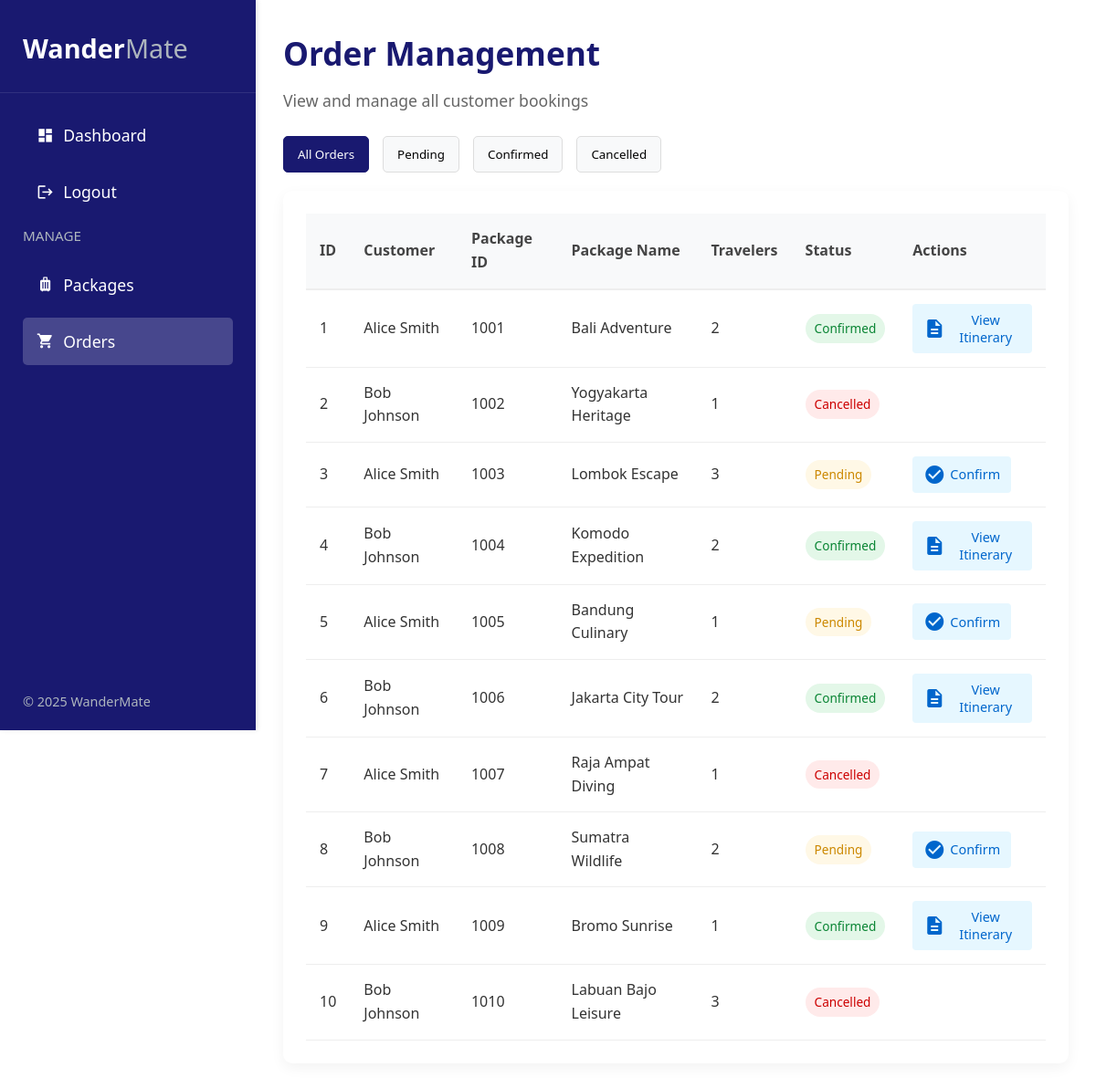
Screenshot of /order-management.php (signed in) with the database file from the repository.
### tables this page shows
CREATE TABLE `orders`
(
    `id`             INT AUTO_INCREMENT NOT NULL,
    `booking_date`   DATETIME           NOT NULL DEFAULT CURRENT_TIMESTAMP,
    `departure_date` DATETIME           NOT NULL,
    `amount`         INT                NOT NULL,
    `request`        VARCHAR(100),
    `customer_id`    INT,
    `package_id`     INT                NOT NULL,
    `status_id`      INT,
    `itinerary_url`  VARCHAR(100),
    CONSTRAINT `orders_PKC` PRIMARY KEY (`id`)
);

CREATE TABLE `users`
(
    `id`       INT AUTO_INCREMENT NOT NULL,
    `name`     VARCHAR(200)       NOT NULL,
    `email`    VARCHAR(200)       NOT NULL,
    `phone`    VARCHAR(20),
    `password` VARCHAR(100)       NOT NULL,
    `role_id`  INT                NOT NULL,
    CONSTRAINT `users_PKC` PRIMARY KEY (`id`)
);

CREATE TABLE `packages`
(
    `id`             INT AUTO_INCREMENT NOT NULL,
    `name`           VARCHAR(30)        NOT NULL,
    `subtitle`       VARCHAR(50),
    `price`          INT                NOT NULL,
    `group_size`     INT                NOT NULL,
    `duration`       VARCHAR(20)        NOT NULL,
    `start_location` VARCHAR(50)        NOT NULL,
    `end_location`   VARCHAR(50)        NOT NULL,
    `description`    TEXT,
    `highlights`     TEXT,
    `includes`       TEXT,
    `excludes`       TEXT,
    `itinerary`      TEXT,
    CONSTRAINT `packages_PKC` PRIMARY KEY (`id`)
);

CREATE TABLE `statuses`
(
    `id`   INT         NOT NULL,
    `name` VARCHAR(20) NOT NULL,
    CONSTRAINT `statuses_PKC` PRIMARY KEY (`id`)
);

### order-management.php (the view, shortened to what this page needs)
<!DOCTYPE html>
<html lang="en">
<head>
</head>
<body>
    <div class="dashboard-container">
        <aside class="sidebar">
            <div class="sidebar-brand">
                <h2>Wander<span>Mate</span></h2>
            </div>
            <div class="sidebar-menu">
                <ul>
                    <li>
                        <a
                            href="dashboard.php"
                            class="nav-link"
                        >
                            <span class="material-icons icon">dashboard</span>
                            <span>Dashboard</span>
                        </a>
                    </li>
                </ul>
                <ul>
                    <li>
                        <a
                            href="logout.php"
                            class="nav-link"
                        >
                            <span class="material-icons icon">logout</span>
                            <span>Logout</span>
                        </a>
                    </li>
                </ul>
                <h3>Manage</h3>
                <ul>
                    <li>
                        <a
                            href="package-management.php"
                            class="nav-link"
                        >
                            <span class="material-icons icon">luggage</span>
                            <span>Packages</span>
                        </a>
                    </li>
                    <li>
                        <a
                            href="order-management.php"
                            class="nav-link active"
                        >
                            <span class="material-icons icon">shopping_cart</span>
                            <span>Orders</span>
                        </a>
                    </li>
                </ul>
            </div>
            <div class="sidebar-footer">
                <p>&copy; 2025 WanderMate</p>
            </div>
        </aside>
        <main>
            <div class="page-header">
                <h1 class="page-title">Order Management</h1>
                <p class="page-subtitle">View and manage all customer bookings</p>
            </div>
            <div class="filter-container">
                <button
                    class="filter-btn active"
                    data-filter="all"
                >All Orders
                </button>
                <button
                    class="filter-btn"
                    data-filter="pending"
                >Pending
                </button>
                <button
                    class="filter-btn"
                    data-filter="confirmed"
                >Confirmed
                </button>
                <button
                    class="filter-btn"
                    data-filter="cancelled"
                >Cancelled
                </button>
            </div>
            <?php
            $conn = new mysqli('localhost', 'root', '', 'wandermate');
            $sql = "SELECT o.id, o.customer_id, u.name AS customer_name, u.email, u.phone, o.package_id, p.name AS package_name, o.amount AS travelers, o.departure_date, o.booking_date, s.name AS status, o.request AS special_requests, o.amount * p.price AS total_price, o.itinerary_url AS itinerary_file
                    FROM orders o
                    LEFT JOIN users u ON o.customer_id = u.id
                    LEFT JOIN packages p ON o.package_id = p.id
                    LEFT JOIN statuses s ON o.status_id = s.id
                    ORDER BY o.booking_date";
            $result = $conn->query($sql);
            $orders = [];
            if ($result && $result->num_rows > 0) {
                while ($row = $result->fetch_assoc()) {
                    $orders[] = $row;
                }
            }
            ?>
            <div class="orders-container">
                <table class="orders-table">
                    <thead>
                        <tr>
                            <th>ID</th>
                            <th>Customer</th>
                            <th>Package ID</th>
                            <th>Package Name</th>
                            <th>Travelers</th>
                            <th>Status</th>
                            <th>Actions</th>
                        </tr>
                    </thead>
                    <tbody id="orders-table-body">
                        <?php foreach ($orders as &$order): ?>
                            <?php
                            if ($order['status'] === NULL) {
                                $order['status'] = 'pending';
                            } else {
                                $order['status'] = strtolower($order['status']);
                            }
                            ?>
                            <tr
                                class="order-row"
                                data-order-id="<?php echo $order['id']; ?>"
                                data-status="<?php echo $order['status']; ?>"
                                data-order="<?php echo htmlspecialchars(json_encode($order)); ?>"
                            >
                                <td><?php echo $order['id']; ?></td>
                                <td><?php echo htmlspecialchars($order['customer_name']); ?></td>
                                <td><?php echo $order['package_id']; ?></td>
                                <td><?php echo htmlspecialchars($order['package_name']); ?></td>
                                <td><?php echo $order['travelers']; ?></td>
                                <td>
                                    <span class="status-badge status-<?php echo $order['status']; ?>">
                                        <?php echo ucfirst($order['status']); ?>
                                    </span>
                                </td>
                                <td>
                                    <div class="action-buttons">
                                        <?php if ($order['status'] === 'pending'): ?>
                                            <button
                                                class="action-btn btn-confirm"
                                                onclick="openConfirmOrderModal(event, <?php echo htmlspecialchars(json_encode($order)); ?>)"
                                            >
                                                <span class="material-icons">check_circle</span>
                                                Confirm
                                            </button>
                                        <?php elseif ($order['status'] === 'confirmed'): ?>
                                            <button
                                                class="action-btn btn-confirm"
                                                onclick="viewItinerary(event, '<?php echo $order['itinerary_file']; ?>', <?php echo $order['id']; ?>)"
                                            >
                                                <span class="material-icons">description</span>
                                                View Itinerary
                                            </button>
                                        <?php endif; ?>
                                    </div>
                                </td>
                            </tr>
                        <?php endforeach; ?>
                    </tbody>
                </table>
            </div>
        </main>
    </div>
</body>
</html>

### order-management.php (style rules this page uses)
html { scroll-behavior: smooth; }
* { margin: 0; padding: 0; box-sizing: border-box; font-family: 'Segoe UI', Tahoma, Geneva, Verdana, sans-serif; }
body { background-color: #fff; color: #000; line-height: 1.6; }
.dashboard-container { min-height: 100vh; display: flex; }
.sidebar { width: 280px; background-color: midnightblue; color: white; padding: 30px 0; height: 100vh; position: fixed; z-index: 1000; box-shadow: 2px 0 5px rgba(0, 0, 0, 0.1); }
.sidebar-brand { padding: 0 25px 25px; border-bottom: 1px solid rgba(255, 255, 255, 0.1); margin-bottom: 20px; }
.sidebar-brand h2 { color: white; font-size: 1.8rem; display: flex; align-items: center; }
.sidebar-brand span { color: #adb5bd; font-weight: 300; }
.sidebar-menu { padding: 0 25px; }
.sidebar-menu h3 { color: #adb5bd; font-size: 0.95rem; text-transform: uppercase; margin-bottom: 15px; font-weight: 400; }
.sidebar-menu ul { list-style-type: none; }
.sidebar-menu li { margin-bottom: 10px; }
.sidebar-menu .nav-link { color: white; text-decoration: none; font-size: 1.1rem; padding: 12px 15px; border-radius: 5px; display: flex; align-items: center; transition: all 0.3s; }
.sidebar-menu .nav-link.active { background-color: rgba(255, 255, 255, 0.2); font-weight: 500; }
.sidebar-menu .icon { margin-right: 10px; font-size: 1.2rem; }
.sidebar-footer { position: absolute; bottom: 20px; width: 100%; padding: 0 25px; color: #adb5bd; font-size: 0.9rem; }
main { flex: 1; margin-left: 280px; padding: 30px; }
.material-icons { font-family: 'Material Icons'; font-weight: normal; font-style: normal; font-size: 24px; display: inline-block; line-height: 1; text-transform: none; letter-spacing: normal; word-wrap: normal; white-space: nowrap; direction: ltr; vertical-align: middle; }
.page-header { margin-bottom: 25px; }
.page-title { font-size: 2.2rem; color: midnightblue; margin-bottom: 10px; }
.page-subtitle { color: #666; font-size: 1.1rem; margin-bottom: 0; }
.orders-container { background-color: #fff; border-radius: 10px; box-shadow: 0 5px 15px rgba(0, 0, 0, 0.05); padding: 25px; margin-bottom: 40px; overflow-x: auto; }
.orders-table { width: 100%; border-collapse: collapse; }
.orders-table th { background-color: #f8f9fa; padding: 15px; text-align: left; color: #444; font-weight: 600; border-bottom: 2px solid #eee; }
.orders-table td { padding: 15px; border-bottom: 1px solid #eee; color: #333; }
.status-badge { display: inline-block; padding: 5px 10px; border-radius: 50px; font-size: 0.85rem; font-weight: 500; }
.status-confirmed { background-color: #e3f7e8; color: #0a8534; }
.status-pending { background-color: #fff8e6; color: #cc8800; }
.status-cancelled { background-color: #ffeaea; color: #cc0000; }
.action-buttons { display: flex; gap: 10px; }
.action-btn { padding: 8px 12px; background-color: #f0f0f0; color: #333; border: none; border-radius: 4px; cursor: pointer; font-size: 0.9rem; transition: all 0.2s; display: flex; align-items: center; gap: 5px; }
.btn-confirm { background-color: #e6f7ff; color: #0066cc; }
.filter-container { display: flex; margin-bottom: 20px; gap: 15px; flex-wrap: wrap; }
.filter-btn { padding: 10px 15px; background-color: #f8f9fa; border: 1px solid #ddd; border-radius: 5px; cursor: pointer; transition: all 0.2s; }
.filter-btn.active { background-color: midnightblue; color: white; border-color: midnightblue; }

### rows the page displays
orders: id "1", customer.name "Alice Smith", package "1001", package.name "Bali Adventure", amount "2", status.name "Confirmed"
orders: id "2", customer.name "Bob Johnson", package "1002", package.name "Yogyakarta Heritage", amount "1", status.name "Cancelled"
orders: id "3", customer.name "Alice Smith", package "1003", package.name "Lombok Escape", amount "3", status "Pending"
orders: id "4", customer.name "Bob Johnson", package "1004", package.name "Komodo Expedition", amount "2", status.name "Confirmed"
orders: id "5", customer.name "Alice Smith", package "1005", package.name "Bandung Culinary", amount "1", status "Pending"
orders: id "6", customer.name "Bob Johnson", package "1006", package.name "Jakarta City Tour", amount "2", status.name "Confirmed"
orders: id "7", customer.name "Alice Smith", package "1007", package.name "Raja Ampat Diving", amount "1", status.name "Cancelled"
orders: id "8", customer.name "Bob Johnson", package "1008", package.name "Sumatra Wildlife", amount "2", status "Pending"
orders: id "9", customer.name "Alice Smith", package "1009", package.name "Bromo Sunrise", amount "1", status.name "Confirmed"
orders: id "10", customer.name "Bob Johnson", package "1010", package.name "Labuan Bajo Leisure", amount "3", status.name "Cancelled"
